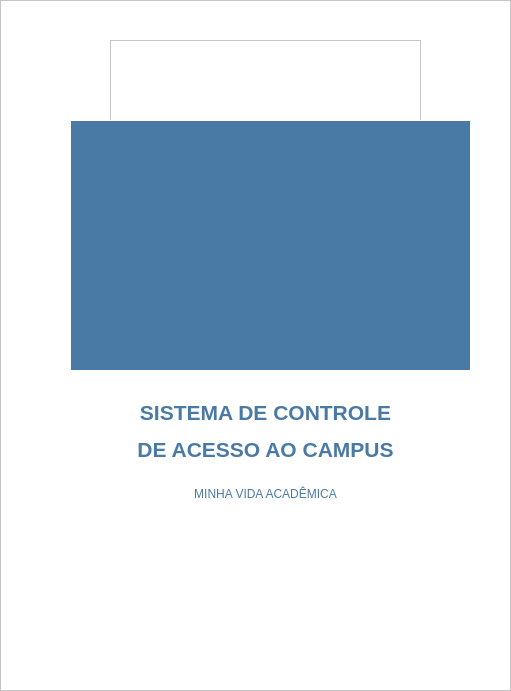
         <widget class="QFrame" name="CAPA">
          <property name="geometry">
           <rect>
            <x>0</x>
            <y>0</y>
            <width>511</width>
            <height>691</height>
           </rect>
          </property>
          <property name="styleSheet">
           <string notr="true">background-color: white;

</string>
          </property>
          <property name="frameShape">
           <enum>QFrame::StyledPanel</enum>
          </property>
          <property name="frameShadow">
           <enum>QFrame::Raised</enum>
          </property>
          <widget class="QFrame" name="frame_7">
           <property name="geometry">
            <rect>
             <x>110</x>
             <y>40</y>
             <width>311</width>
             <height>291</height>
            </rect>
           </property>
           <property name="styleSheet">
            <string notr="true">image: url(:/newPrefix/logo-normal.jpg);
background-repeat: no-repeat;
background-position: center;</string>
           </property>
           <property name="frameShape">
            <enum>QFrame::StyledPanel</enum>
           </property>
           <property name="frameShadow">
            <enum>QFrame::Raised</enum>
           </property>
          </widget>
          <widget class="QLabel" name="label_4">
           <property name="geometry">
            <rect>
             <x>70</x>
             <y>320</y>
             <width>391</width>
             <height>261</height>
            </rect>
           </property>
           <property name="styleSheet">
            <string notr="true">font: 75 14pt &quot;Arial&quot;;
color: rgb(73, 122, 166);</string>
           </property>
           <property name="text">
            <string>&lt;html&gt;&lt;head/&gt;&lt;body&gt;&lt;p align=&quot;center&quot;&gt;&lt;span style=&quot; font-size:16pt; font-weight:600;&quot;&gt;SISTEMA DE CONTROLE&lt;/span&gt;&lt;/p&gt;&lt;p align=&quot;center&quot;&gt;&lt;span style=&quot; font-size:16pt; font-weight:600;&quot;&gt;DE ACESSO AO CAMPUS&lt;/span&gt;&lt;br/&gt;&lt;/p&gt;&lt;p align=&quot;center&quot;&gt;MINHA VIDA ACADÊMICA&lt;/p&gt;&lt;/body&gt;&lt;/html&gt;</string>
           </property>
           <property name="alignment">
            <set>Qt::AlignCenter</set>
           </property>
          </widget>
          <widget class="QFrame" name="regi_saida">
           <property name="geometry">
            <rect>
             <x>70</x>
             <y>120</y>
             <width>401</width>
             <height>251</height>
            </rect>
           </property>
           <property name="styleSheet">
            <string notr="true">QFrame#regi_saida{

border:1px solid rgb(255, 255, 255);
background-color: rgb(73, 122, 166);

}</string>
           </property>
           <property name="frameShape">
            <enum>QFrame::StyledPanel</enum>
           </property>
           <property name="frameShadow">
            <enum>QFrame::Raised</enum>
           </property>
           <widget class="QLabel" name="text_saida">
            <property name="geometry">
             <rect>
              <x>20</x>
              <y>50</y>
              <width>351</width>
              <height>151</height>
             </rect>
            </property>
            <property name="styleSheet">
             <string notr="true">color: rgb(255, 255, 255);
background-color: rgb(73, 122, 166);</string>
            </property>
            <property name="text">
             <string>&lt;html&gt;&lt;head/&gt;&lt;body&gt;&lt;p align=&quot;center&quot;&gt;&lt;br/&gt;&lt;/p&gt;&lt;/body&gt;&lt;/html&gt;</string>
            </property>
            <property name="alignment">
             <set>Qt::AlignCenter</set>
            </property>
           </widget>
          </widget>
         </widget>
